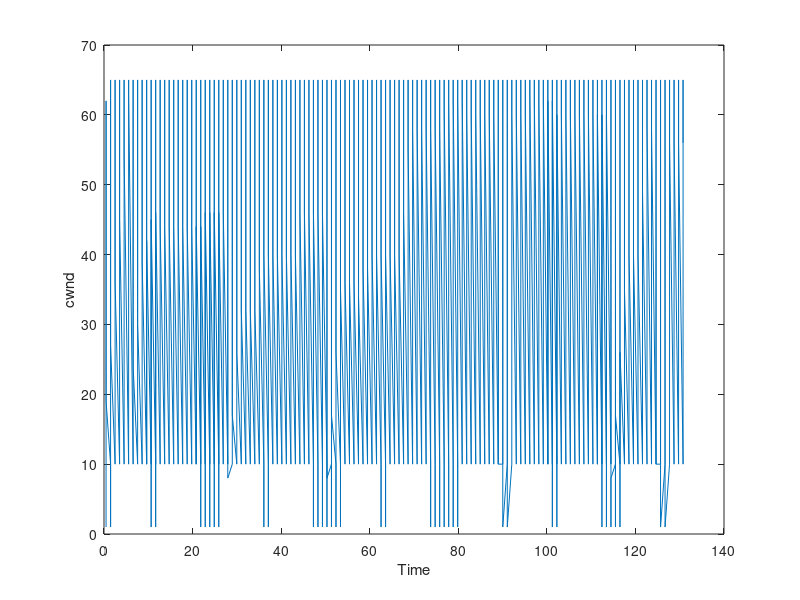
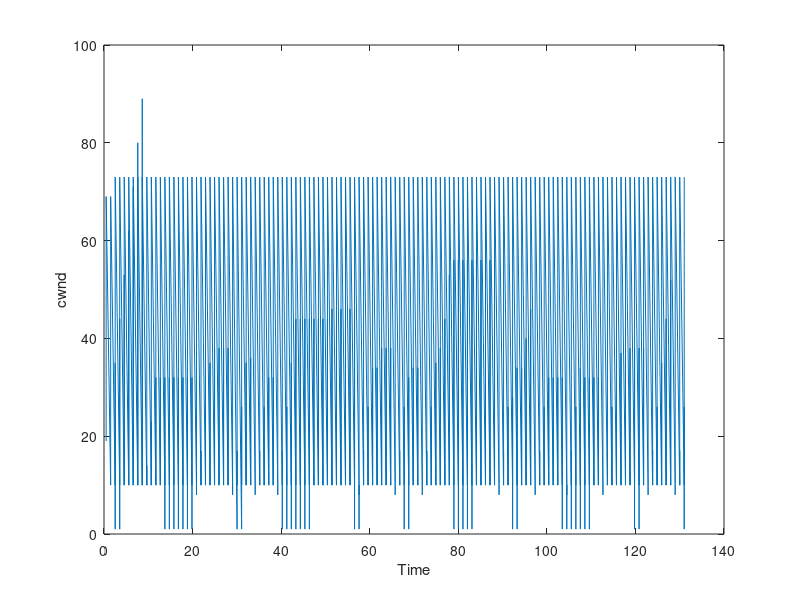

Write the MATLAB code that produced these figures, in order.
close all;
clc;

% results matrix
% you can call it as you prefer, in my case I used it for BBR

% modify the results file you want to check 
% I usually run the test twice, one per server. So in the BBR1 there's one
% server's values and in BBR2 the other one. 
% Remember: it doesn't work with "-" in the CSV, so before you have to
% replace each "-" in the CSV with 0.

% It's also possible to specify the range of values since the CSV file
% contains up to 900 values. 
% For example, 
% BBR1 = csvread('results-1528664233.24.csv',1,0,[1,0,200,2]) reads the values
% starting from row 1 (we have to avoid the title) up to row 200, and reads
% only the two first values. 
BBR1 = csvread('results-1528664233.24.csv',1,0);
BBR2 = csvread('results-1528664447.16.csv',1,0);



% extracts only the two values we're interested in, such as time and cwnd
 col11 = BBR1(:, 1);
 col21 = BBR1(:, 2);
 
 col12 = BBR2(:, 1);
 col22 = BBR2(:, 2);

% plot the values
figure
plot(col11,col21)
xlabel('Time')
ylabel('cwnd')

figure 
plot(col12,col22)
xlabel('Time')
ylabel('cwnd')